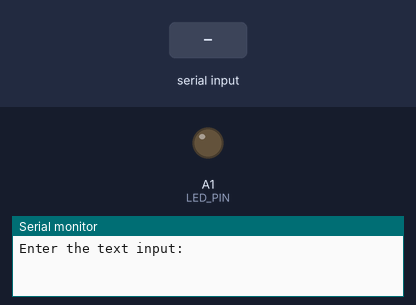
A sketch run on a simulated Arduino Uno, built with avr-gcc and run on an emulated ATmega328P. Shown: output pins drawn as LEDs (lit = HIGH), the last lines printed to the serial monitor. The inputs (shaded band) are chosen by the test bench.

Above: at 1.2 s.
1.3 s: "90,45\n" received over Serial
2.8 s: "30,150\n" received over Serial
At 5.3 s:
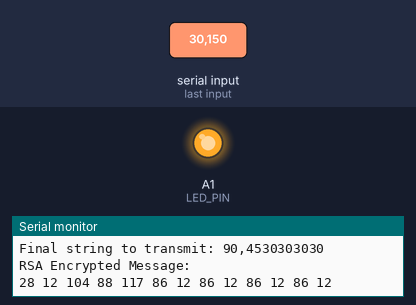
Timing chart, 0 to 11.8 s (numbered marks = the images above; inputs shaded):
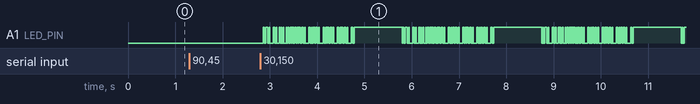

Measured:
- after the input at 2.8 s, A1 (LED_PIN): LOW → HIGH after 0.06 s, then moves between LOW and HIGH, repeating every 3.0 s

The sketch:

I_am_Alice_1.ino
```cpp
#define LED_PIN A1
#define BUTTON_PIN A0
#define PERIOD 15
#define check 0
#include <Arduino.h>

// RSA parameters
unsigned long p = 5; // First prime
unsigned long q = 29; // Second prime
unsigned long n, e, d; // RSA keys
unsigned long phi;

char* string;
int string_length;
String inputString = ""; // Variable to hold the input string
int receiver = 0; // Variable to hold the receiver number
bool dataReceived = false; // Flag to indicate that data has been received

void setup()
{
  pinMode(LED_PIN, OUTPUT);
  Serial.begin(9600); // Initialize serial communication at 9600 bits per second
  while (!Serial) {
    ; // Wait for the serial port to connect. Needed for native USB port only
  }
  Serial.println("Enter the text input:");
  generateKeys(); // Generate RSA keys
}

void loop()
{
  if (!dataReceived) {
    if (Serial.available() > 0) {
      inputString = Serial.readStringUntil('\n'); // Read the input string from the Serial Monitor
      inputString.trim(); // Remove any leading or trailing whitespace

      if (inputString.length() > 0) {
        Serial.println("Enter the receiver number (1 or 2):");

        while (Serial.available() == 0) {
          // Wait for the user to enter the receiver number
        }
        receiver = Serial.parseInt(); // Read the receiver number from the Serial Monitor
        Serial.read(); // Clear the newline character left in the buffer

        // Create the final string with repeated receiver number
        String finalString = inputString + String(receiver) + String(receiver) + String(receiver) + String(receiver);
        string_length = finalString.length();

        // Allocate memory for the string and copy the finalString to it
        string = new char[string_length + 1];
        finalString.toCharArray(string, string_length + 1);

        // Print the final string to the Serial Monitor
        Serial.print("Final string to transmit: ");
        Serial.println(string);

        // RSA encryption and display on serial monitor
        Serial.println("RSA Encrypted Message:");
        for (int i = 0; i < string_length; i++) {
          unsigned long encryptedValue = encrypt(string[i]);
          Serial.print(encryptedValue);
          Serial.print(" ");
        }
        Serial.println();

        dataReceived = true; // Set the flag to indicate that data has been received
      }
    }
  } else {
    if (string_length > 0) {
      for (int i = 0; i < string_length; i++) {
        send_byte(string[i]);
      }
      delay(1000); // Wait for a second before repeating the transmission
    }
  }
}

void send_byte(char my_byte)
{
  digitalWrite(LED_PIN, LOW);
  delay(PERIOD);

  // Transmission of bits
  for (int i = 0; i < 8; i++) {
    digitalWrite(LED_PIN, (my_byte & (0x01 << i)) != 0);
    delay(PERIOD);
  }

  digitalWrite(LED_PIN, HIGH);
  delay(PERIOD);
}

void generateKeys() {
  n = p * q;
  phi = (p - 1) * (q - 1);
  e = 7;
  d = modInverse(e, phi);
}

unsigned long modInverse(unsigned long a, unsigned long m) {
  unsigned long m0 = m, t, q;
  long x0 = 0, x1 = 1;

  if (m == 1) return 0;
  while (a > 1) {
    q = a / m;

    t = m;
    m = a % m, a = t;

    t = x0;

    x0 = x1 - q * x0;

    x1 = t;
  }

  // Make x1 positive
  if (x1 < 0) x1 += m0;

  return x1;
}

unsigned long modExp(unsigned long base, unsigned long exp, unsigned long mod) {
  unsigned long result = 1;
  base = base % mod;
  while (exp > 0) {
    if (exp % 2 == 1) {
      result = (result * base) % mod;
    }
    exp = exp >> 1;
    base = (base * base) % mod;
  }
  return result;
}

// Function to encrypt data
unsigned long encrypt(unsigned long m) {
  return modExp(m, e, n);
}
```
